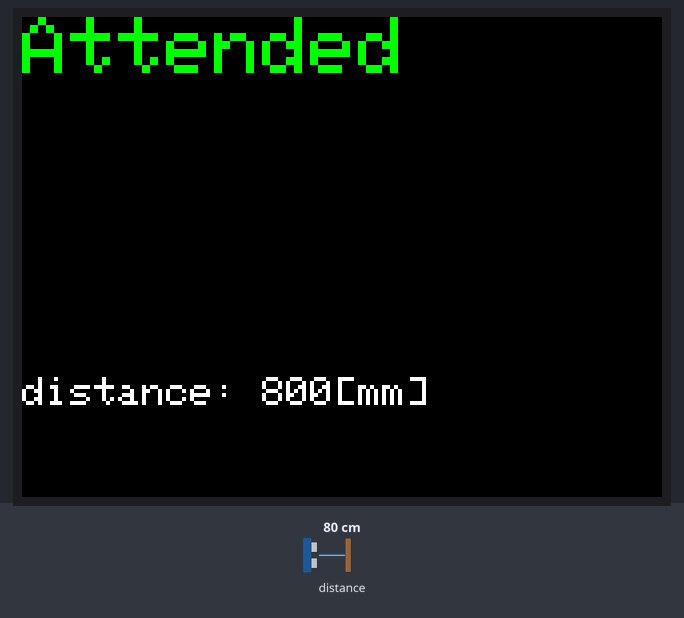
Bench run of a sketch on a simulated ESP32. Parts: 320×240 colour display. Wiring (inferred from the names in the program): VL53L0X range finder at I2C address 0x29. The inputs (shaded band) are chosen by the test bench; at power-on: distance to the obstacle 80 cm. No MQTT or app messages arrive unless stated; what the sketch prints to the serial monitor is not drawn.

Above: at 4.9 s.
5.0 s: distance to the obstacle set to 4 cm
At 13.3 s:
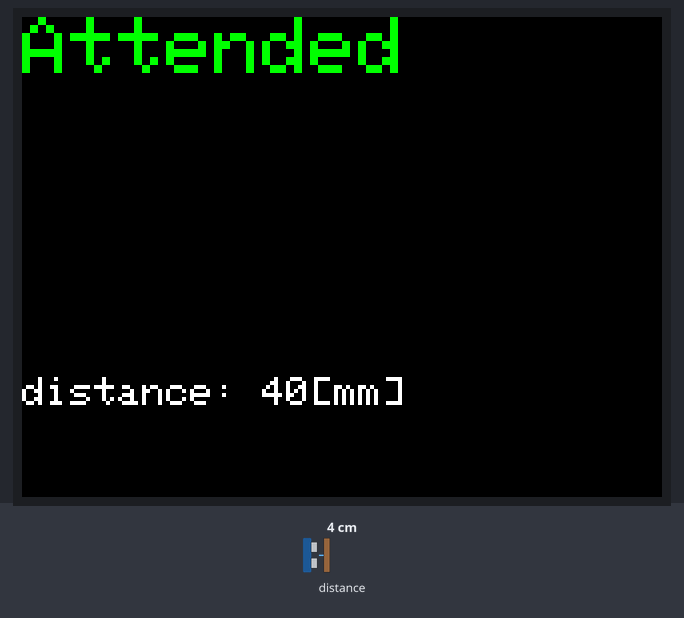
15.5 s: distance to the obstacle set to 96 cm
At 22.8 s:
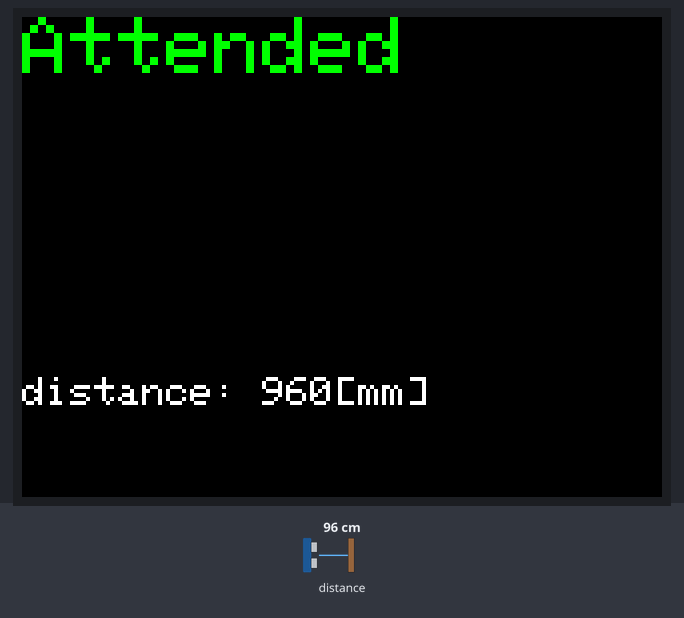
23.0 s: distance to the obstacle set to 105 cm
At 33.4 s:
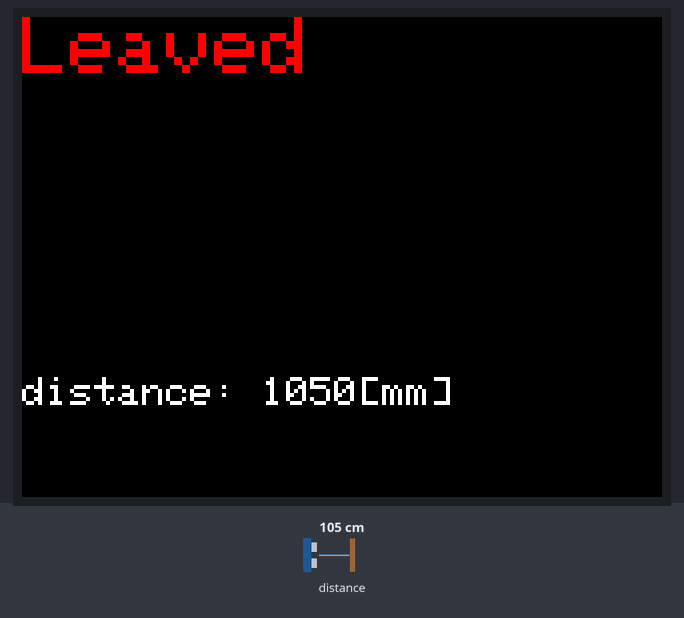
Timing chart, 0 to 33.8 s (numbered marks = the images above; inputs shaded):
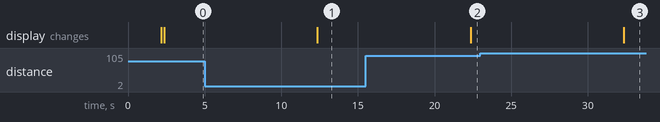

Measured:
- the behaviour switches between 99 and 100 cm on distance to the obstacle (found by bisection; images 2 and 3)
- after the input at 5.0 s, the display: changes after 7.4 s (image 1)
- after the input at 15.5 s, the display: changes after 6.9 s (image 2)
- after the input at 23.0 s, the display: changes after 9.4 s (image 3)

The sketch:

main.ino
```cpp
#include <M5Stack.h>

#define TINY_GSM_MODEM_UBLOX
#include <TinyGsmClient.h>

TinyGsm modem(Serial2);
TinyGsmClient ctx(modem);

#include <Arduino_JSON.h>
#include <PubSubClient.h>
PubSubClient MqttClient(ctx);
const char *THING_NAME = "tof";
const char *PUB_TOPIC = "distances";
const char *SUB_TOPIC = "messages";

#define LOOP_INTERVAL (10000)

void print_attendance(uint16_t distance) {
  M5.Lcd.fillRect(0, 0, 319, 40, BLACK);
  M5.Lcd.setTextSize(4);
  M5.Lcd.setCursor(0, 0);
  if (distance < 1000) {
    M5.Lcd.setTextColor(GREEN);
    M5.Lcd.println("Attended");
  } else {
    M5.Lcd.setTextColor(RED);
    M5.Lcd.println("Leaved");
  }
}

void print_distance(uint16_t distance) {
  M5.Lcd.fillRect(0, 140, 319, 239, BLACK);
  M5.Lcd.setTextSize(2);
  M5.Lcd.setCursor(0, 180);
  M5.Lcd.setTextColor(WHITE);
  M5.Lcd.printf("distance: %u[mm]", distance);
}

void setup_modem() {
  M5.Lcd.print("modem.restart()");
  Serial2.begin(115200, SERIAL_8N1, 16, 17);
  modem.restart();
  M5.Lcd.println("done");

  M5.Lcd.print("getModemInfo:");
  String modemInfo = modem.getModemInfo();
  M5.Lcd.println(modemInfo);

  M5.Lcd.print("waitForNetwork()");
  while (!modem.waitForNetwork()) M5.Lcd.print(".");
  M5.Lcd.println("Ok");

  M5.Lcd.print("gprsConnect(soracom.io)");
  modem.gprsConnect("soracom.io", "sora", "sora");
  M5.Lcd.println("done");

  M5.Lcd.print("isNetworkConnected()");
  while (!modem.isNetworkConnected()) M5.Lcd.print(".");
  M5.Lcd.println("Ok");

  M5.Lcd.print("My IP addr: ");
  IPAddress ipaddr = modem.localIP();
  M5.Lcd.print(ipaddr);
  delay(2000);
  M5.Lcd.fillScreen(BLACK);
}

void send_distance(uint16_t distance) {
  char payload[512];
  sprintf(payload, "{\"distance\":%u}", distance);
  char topic[256];
  sprintf(topic, "%s/%s", PUB_TOPIC, modem.getIMSI().c_str());
  Serial.print("topic>");
  Serial.println(topic);
  MqttClient.publish(topic, payload);
  Serial.println(payload);
  Serial.println("sent.");
}

void callback(char* topic, byte* payload, unsigned int length) {
  Serial.print("subscribed.");

  String buf_t = String(topic);
  payload[length] = '\0'; /* https://hawksnowlog.blogspot.com/2017/06/convert-byte-array-to-string.html */
  String buf_p = String((char*) payload);

  Serial.print("Incoming topic: ");
  Serial.println(buf_t);
  Serial.print("Payload>");
  Serial.println(buf_p);

  JSONVar json = JSON.parse((char*) payload);
  if(json.hasOwnProperty("message")){
    M5.Lcd.fillRect(0, 70, 319, 90, BLACK);
    M5.Lcd.setTextSize(3);
    M5.Lcd.setCursor(0, 100);
    M5.Lcd.setTextColor(WHITE);
    M5.Lcd.println((const char*)json["message"]);
  }
}

void setup_mqtt() {
  Serial.print("ThingName(mqtt_id): ");
  Serial.println(THING_NAME);
  MqttClient.setServer("beam.soracom.io", 1883);
  MqttClient.setCallback(callback);
  if (!MqttClient.connect(THING_NAME)) {
    Serial.println(MqttClient.state());
  }
  char topic[256];
  sprintf(topic, "%s/%s", SUB_TOPIC, modem.getIMSI().c_str());
  Serial.print("topic>");
  Serial.println(topic);
  MqttClient.subscribe(topic);
}

void check_connection() {
  if (!MqttClient.connected()) {
    // disconnect
    MqttClient.disconnect();
    modem.restart();

    // connect
    setup_modem();
    setup_mqtt();
  }
}

void setup() {
  Serial.begin(115200);
  Serial.println("begin setup.");
  M5.begin();
  M5.Power.begin();
  Wire.begin();
  setup_modem();
  setup_mqtt();
  Serial.println("end setup.");
}

void loop() {
  Serial.println("begin loop.");
  unsigned long start = millis();

  uint16_t distance = read_distance();
  if (distance != 20) {
    print_attendance(distance);
    print_distance(distance);
    send_distance(distance);
  }

  while((start + LOOP_INTERVAL) > millis()) {
    MqttClient.loop();
    delay(1);
  }

  Serial.println("end loop.");
  Serial.println("");
}
```

tof.ino
```cpp
#include <Wire.h>

#define VL53L0X_REG_IDENTIFICATION_MODEL_ID         0xc0
#define VL53L0X_REG_IDENTIFICATION_REVISION_ID      0xc2
#define VL53L0X_REG_PRE_RANGE_CONFIG_VCSEL_PERIOD   0x50
#define VL53L0X_REG_FINAL_RANGE_CONFIG_VCSEL_PERIOD 0x70
#define VL53L0X_REG_SYSRANGE_START                  0x00
#define VL53L0X_REG_RESULT_INTERRUPT_STATUS         0x13
#define VL53L0X_REG_RESULT_RANGE_STATUS             0x14
#define address 0x29

byte gbuf[16];

uint16_t read_distance() {
  write_byte_data_at(VL53L0X_REG_SYSRANGE_START, 0x01);

  byte val = 0;
  int cnt = 0;
  while (cnt < 100) { // 1 second waiting time max
    delay(10);
    val = read_byte_data_at(VL53L0X_REG_RESULT_RANGE_STATUS);
    if (val & 0x01) break;
    cnt++;
  }
  if (val & 0x01) Serial.println("ready"); else Serial.println("not ready");

  read_block_data_at(0x14, 12);
  uint16_t dist = makeuint16(gbuf[11], gbuf[10]);
  Serial.printf("distance: %d\n", dist);

  return dist;
}

void test() {
  byte val1 = read_byte_data_at(VL53L0X_REG_IDENTIFICATION_REVISION_ID);
  Serial.print("Revision ID: "); Serial.println(val1);

  val1 = read_byte_data_at(VL53L0X_REG_IDENTIFICATION_MODEL_ID);
  Serial.print("Device ID: "); Serial.println(val1);

  val1 = read_byte_data_at(VL53L0X_REG_PRE_RANGE_CONFIG_VCSEL_PERIOD);
  Serial.print("PRE_RANGE_CONFIG_VCSEL_PERIOD="); Serial.println(val1);
  Serial.print(" decode: "); Serial.println(VL53L0X_decode_vcsel_period(val1));

  val1 = read_byte_data_at(VL53L0X_REG_FINAL_RANGE_CONFIG_VCSEL_PERIOD);
  Serial.print("FINAL_RANGE_CONFIG_VCSEL_PERIOD="); Serial.println(val1);
  Serial.print(" decode: "); Serial.println(VL53L0X_decode_vcsel_period(val1));

  write_byte_data_at(VL53L0X_REG_SYSRANGE_START, 0x01);

  byte val = 0;
  int cnt = 0;
  while (cnt < 100) { // 1 second waiting time max
    delay(10);
    val = read_byte_data_at(VL53L0X_REG_RESULT_RANGE_STATUS);
    if (val & 0x01) break;
    cnt++;
  }
  if (val & 0x01) Serial.println("ready"); else Serial.println("not ready");

  read_block_data_at(0x14, 12);
  uint16_t acnt = makeuint16(gbuf[7], gbuf[6]);
  uint16_t scnt = makeuint16(gbuf[9], gbuf[8]);
  uint16_t dist = makeuint16(gbuf[11], gbuf[10]);
  byte DeviceRangeStatusInternal = ((gbuf[0] & 0x78) >> 3);

  Serial.print("ambient count: "); Serial.println(acnt);
  Serial.print("signal count: ");  Serial.println(scnt);
  Serial.print("distance ");       Serial.println(dist);
  Serial.print("status: ");        Serial.println(DeviceRangeStatusInternal);

  // M5.Lcd.fillScreen(BLACK);
  // M5.Lcd.setTextColor(YELLOW);
  // M5.Lcd.setCursor(50, 0, 4);
  // M5.Lcd.println(("GPS Raw Example"));
  M5.Lcd.fillRect(0, 80, 319, 239, BLACK);
  M5.Lcd.setTextColor(WHITE);
  M5.Lcd.setCursor(100, 100, 4);
  M5.Lcd.printf("D:%d ",dist);

}

uint16_t bswap(byte b[]) {
  // Big Endian unsigned short to little endian unsigned short
  uint16_t val = ((b[0] << 8) & b[1]);
  return val;
}

uint16_t makeuint16(int lsb, int msb) {
    return ((msb & 0xFF) << 8) | (lsb & 0xFF);
}

void write_byte_data(byte data) {
  Wire.beginTransmission(address);
  Wire.write(data);
  Wire.endTransmission();
}

void write_byte_data_at(byte reg, byte data) {
  // write data word at address and register
  Wire.beginTransmission(address);
  Wire.write(reg);
  Wire.write(data);
  Wire.endTransmission();
}

void write_word_data_at(byte reg, uint16_t data) {
  // write data word at address and register
  byte b0 = (data &0xFF);
  byte b1 = ((data >> 8) && 0xFF);

  Wire.beginTransmission(address);
  Wire.write(reg);
  Wire.write(b0);
  Wire.write(b1);
  Wire.endTransmission();
}

byte read_byte_data() {
  Wire.requestFrom(address, 1);
  while (Wire.available() < 1) delay(1);
  byte b = Wire.read();
  return b;
}

byte read_byte_data_at(byte reg) {
  //write_byte_data((byte)0x00);
  write_byte_data(reg);
  Wire.requestFrom(address, 1);
  while (Wire.available() < 1) delay(1);
  byte b = Wire.read();
  return b;
}

uint16_t read_word_data_at(byte reg) {
  write_byte_data(reg);
  Wire.requestFrom(address, 2);
  while (Wire.available() < 2) delay(1);
  gbuf[0] = Wire.read();
  gbuf[1] = Wire.read();
  return bswap(gbuf);
}

void read_block_data_at(byte reg, int sz) {
  int i = 0;
  write_byte_data(reg);
  Wire.requestFrom(address, sz);
  for (i=0; i<sz; i++) {
    while (Wire.available() < 1) delay(1);
    gbuf[i] = Wire.read();
  }
}


uint16_t VL53L0X_decode_vcsel_period(short vcsel_period_reg) {
  // Converts the encoded VCSEL period register value into the real
  // period in PLL clocks
  uint16_t vcsel_period_pclks = (vcsel_period_reg + 1) << 1;
  return vcsel_period_pclks;
}
```
